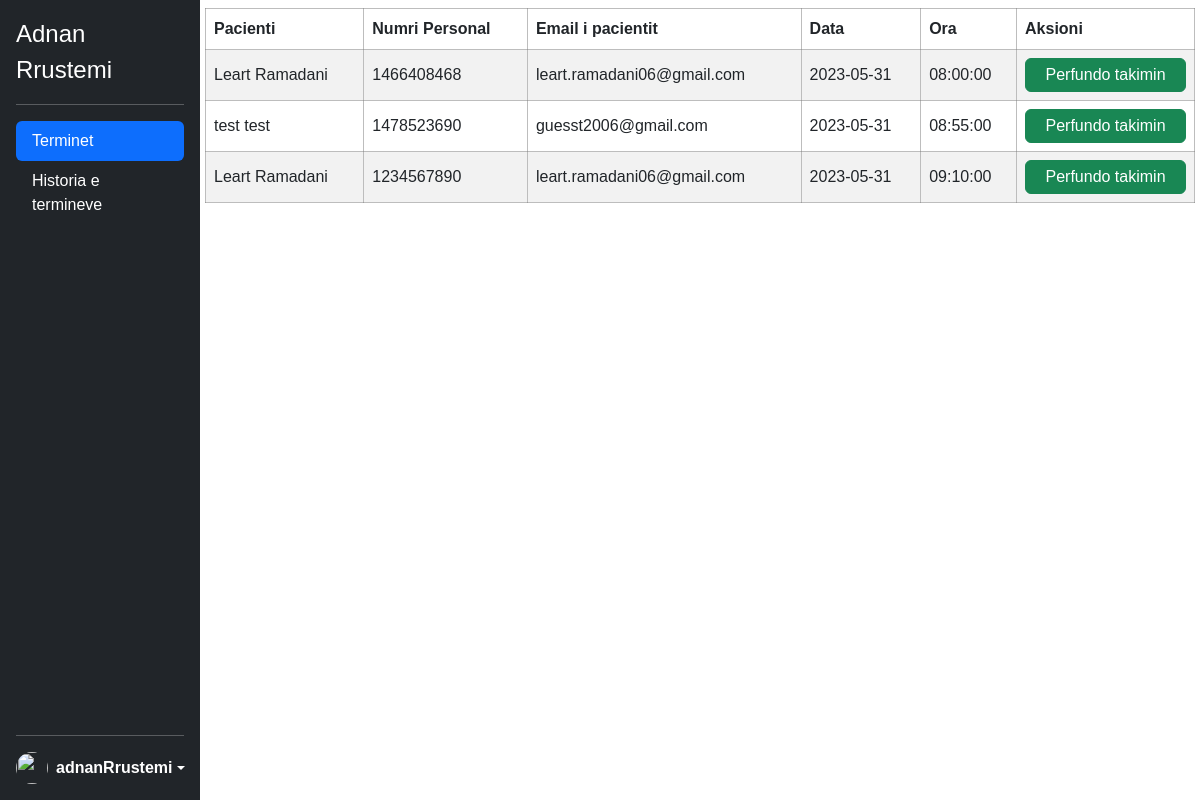
/doctorSide/terminet.php (signed in), run on an earlier commit of the app's database.
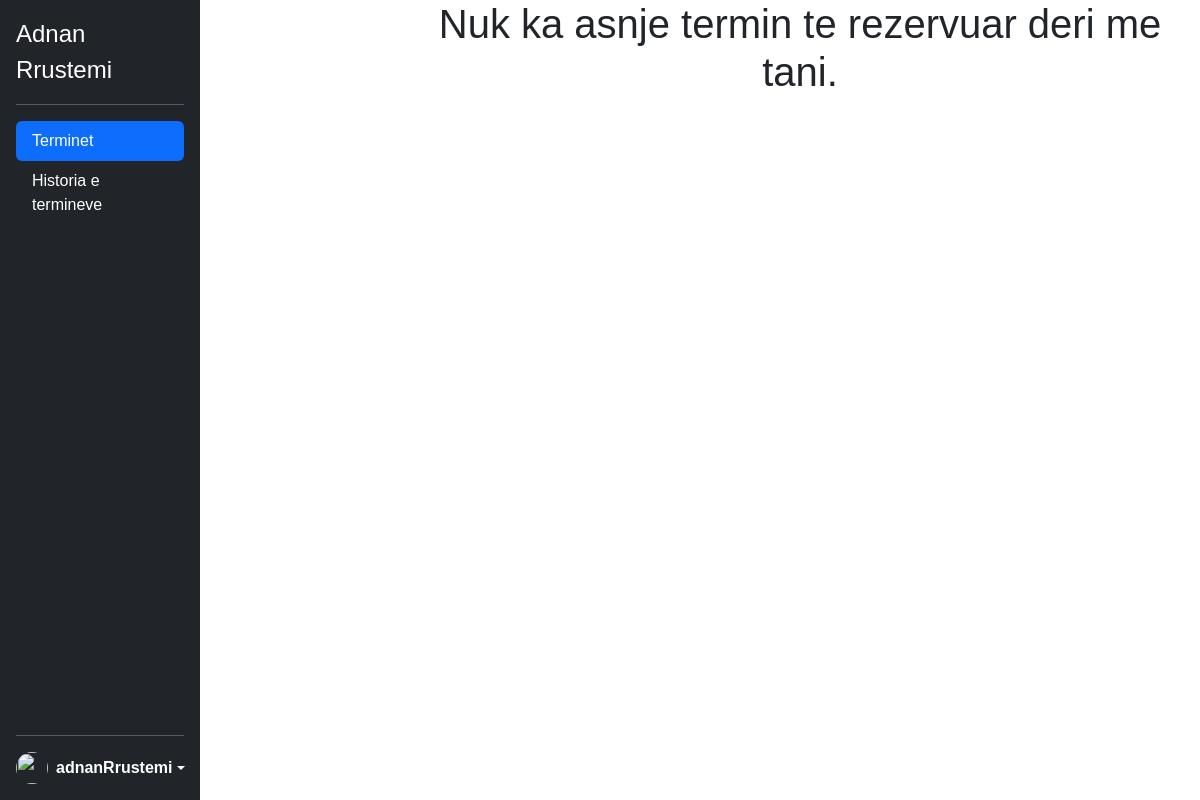
And on a later commit of the database.
### tables this page shows
CREATE TABLE `terminet` (
  `id` int(11) NOT NULL,
  `doktori` varchar(100) NOT NULL,
  `emri_pacientit` varchar(100) NOT NULL,
  `mbiemri_pacientit` varchar(100) NOT NULL,
  `numri_personal` int(10) NOT NULL,
  `email_pacientit` varchar(100) NOT NULL,
  `data` date NOT NULL,
  `ora` time NOT NULL
);

### doctorSide/terminet.php (the view, shortened to what this page needs)
<?php
include('../config.php');
?>
<!DOCTYPE html>
<html lang="en">
<head>
    <link rel="stylesheet" href="../css/main.css">
    <link href="https://cdn.jsdelivr.net/npm/bootstrap@5.2.0-beta1/dist/css/bootstrap.min.css" rel="stylesheet">
    <link rel="stylesheet" href="../bootstrap-5.1.3-examples/sidebars/sidebars.css">
</head>
<body>
    <div class="d-flex flex-column flex-shrink-0 p-3 text-white bg-dark sidebar">
        <p class="d-flex align-items-center mb-3 mb-md-0 me-md-auto text-white text-decoration-none">
            <span class="fs-4"><?php echo $_SESSION['doctor'] ?></span>
        </p>
        <hr>
        <ul class="nav nav-pills flex-column mb-auto">
            <li class="nav-item"><a href="terminet.php" class="nav-link active" aria-current="page">Terminet</a></li>
            <li class="nav-item"><a href="historiaTermineve.php" class="nav-link text-white">Historia e termineve</a></li>
        </ul>
        <hr>
        <div class="dropdown">
            <a href="#" class="d-flex align-items-center text-white text-decoration-none dropdown-toggle" id="dropdownUser1" data-bs-toggle="dropdown" aria-expanded="false">
                <img src="https://w7.pngwing.com/pngs/200/420/png-transparent-user-profile-computer-icons-overview-rectangle-black-data-thumbnail.png" alt="" width="32" height="32" class="rounded-circle me-2">
                <strong><?php echo $_SESSION['doc_username'] ?></strong>
            </a>
        </div>
    </div>
    <?php
    $sql = "SELECT * FROM terminet WHERE doktori=:doktori";
    $stm = $con->prepare($sql);
    $stm->bindParam(':doktori', $_SESSION['doctor']);
    $stm->execute();
    $data = $stm->fetchAll();
    if (!$data) {
        $empty = 'empty';
    } else {
        $empty = '';
    }
    ?>
    <main class="main">
    <?php if ($empty == '') : ?>
        <table class="table table-striped mt-2">
            <thead>
                <tr>
                    <th scope="col">Pacienti</th>
                    <th scope="col">Numri Personal</th>
                    <th scope="col">Email i pacientit</th>
                    <th scope="col">Data</th>
                    <th scope="col">Ora</th>
                    <th scope="col">Aksioni</th>
                </tr>
            </thead>
            <tbody>
                <?php foreach ($data as $data) : ?>
                    <tr>
                        <td><?= $data['emri_pacientit']. ' ' .$data['mbiemri_pacientit']  ?></td>
                        <td><?= $data['numri_personal'] ?></td>
                        <td><?= $data['email_pacientit'] ?></td>
                        <td><?= $data['data'] ?></td>
                        <td><?= $data['ora'] ?> </td>
                        <td class="text-center">
                            <a class="text-decoration-none text-white" href="perfundoTakimin.php?id=<?= $data['id']  ?>"><button class="btn btn-success  w-100 p-1 text-white">Perfundo takimin</button></a>
                        </td>
                    </tr>
                <?php endforeach; ?>
            </tbody>
        </table>
        <?php endif; ?>
<?php if ($empty == 'empty') : ?>
    <article style="margin-left: 200px;" class="text-center">
        <h1 class=" h1 fw-normal text-center">Nuk ka asnje termin te rezervuar deri me tani.</h1>
    </article>
<?php endif; ?>
    </main>
</body>

What changed in the data, as far as the page shows it:
removed terminet: emri_pacientit "Leart", mbiemri_pacientit "Ramadani", numri_personal "1466408468", email_pacientit "leart.ramadani06@gmail.com", data "2023-05-31", ora "08:00:00"
removed terminet: emri_pacientit "test", mbiemri_pacientit "test", numri_personal "1478523690", email_pacientit "guesst2006@gmail.com", data "2023-05-31", ora "08:55:00"
removed terminet: emri_pacientit "Leart", mbiemri_pacientit "Ramadani", numri_personal "1234567890", email_pacientit "leart.ramadani06@gmail.com", data "2023-05-31", ora "09:10:00"
Also different on the page:
text no longer shown: "Pacienti Numri Personal Email i pacientit Data Ora Aksioni"
text now shown: "Nuk ka asnje termin te rezervuar deri me tani."
